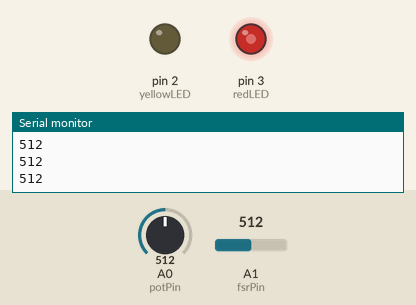
Recording of a sketch running on a simulated Arduino Uno, built with avr-gcc and run on an emulated ATmega328P. Parts: output pins drawn as LEDs (lit = HIGH), the last lines printed to the serial monitor. The test bench sets the inputs (shaded band); at power-on: A0 (potPin) = 512, A1 (fsrPin) = 512.

Above: at 1.2 s.
1.3 s: A0 (potPin) set to 716
At 2.5 s:
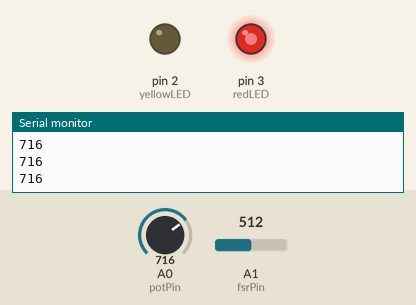
2.8 s: A1 (fsrPin) set to 661
4.3 s: A1 (fsrPin) set to 683
At 4.8 s:
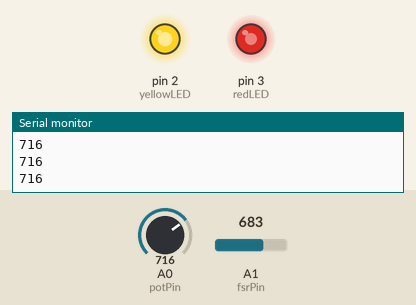
5.8 s: A0 (potPin) set to 900
At 6.2 s:
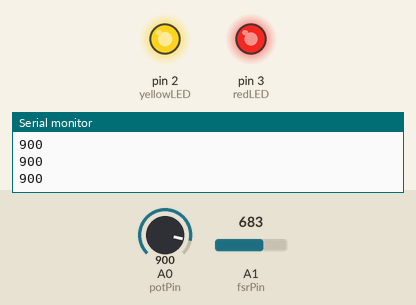
7.3 s: A0 (potPin) set to 511
At 8.4 s:
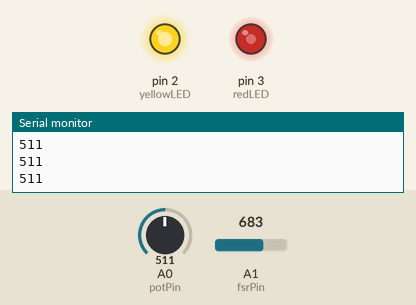
8.8 s: A0 (potPin) set to 122
At 9.7 s:
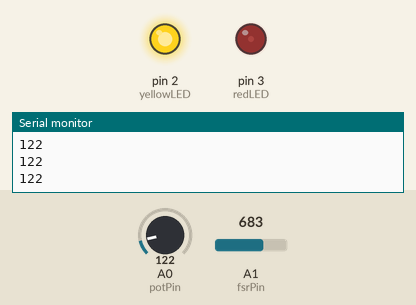
Timing chart, 0 to 11.3 s (numbered marks = the images above; inputs shaded):
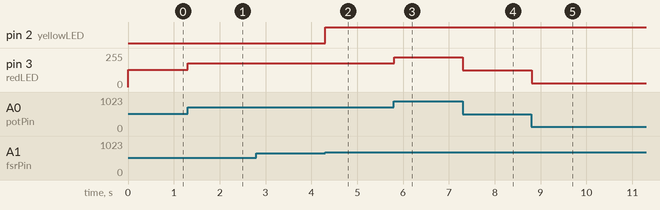

Measured:
- the behaviour switches between 675 and 676 on A1 (fsrPin) (found by bisection; images 1 and 2)
- after the input at 1.3 s, pin 3 (redLED): 128/255 → 179/255 at once
- after the input at 4.3 s, pin 2 (yellowLED): LOW → HIGH at once
- after the input at 5.8 s, pin 3 (redLED): 179/255 → 225/255 at once
- after the input at 7.3 s, pin 3 (redLED): 225/255 → 127/255 at once
- after the input at 8.8 s, pin 3 (redLED): 127/255 → 30/255 at once

The sketch:

interactivebox-lab.ino
```cpp
int potPin = A0;
int fsrPin = A1;
int redLED = 3;
int yellowLED = 2;
void setup() {
  //not need to declare ananlog pins as inputs
  Serial.begin(9600);
  pinMode(redLED, OUTPUT);
  pinMode(yellowLED, OUTPUT);
}

void loop() {
  //first read your sensor values!
  int pot = analogRead(potPin); // read pin
  Serial.println(pot); //print to serial monitor
  analogWrite(redLED, pot/4);
  //pot = map(pot, 500, 600, 0, 255);

  int fsr = analogRead(fsrPin);
  //Serial.println(fsr);
  fsr = map(fsr, 450, 900, 0, 255);
  analogWrite(yellowLED, fsr);
}
```
